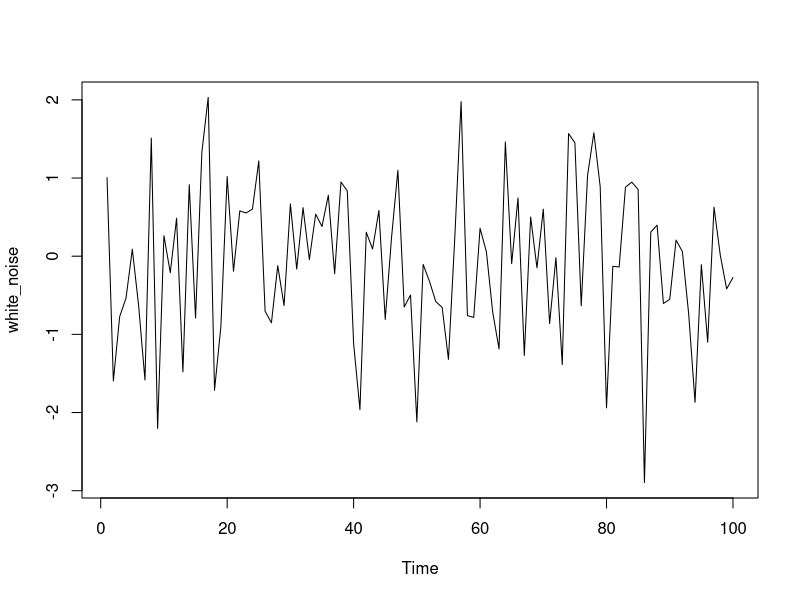
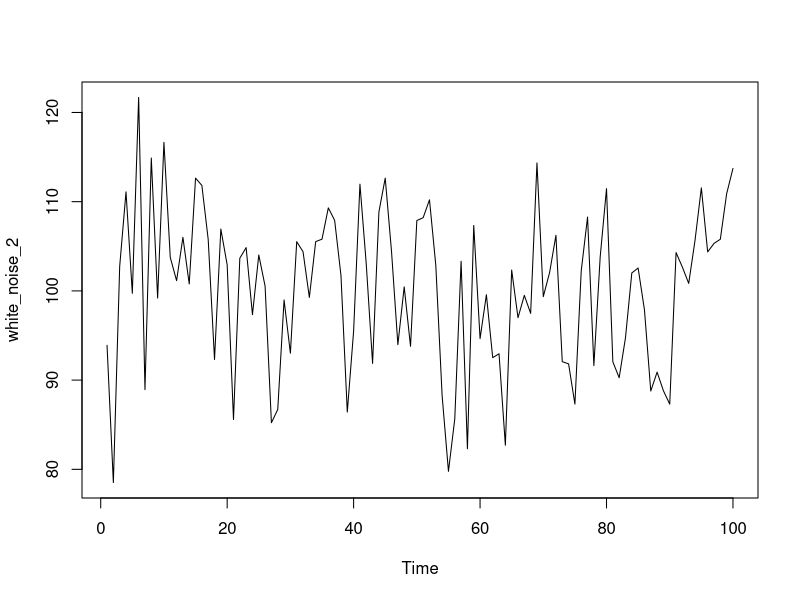
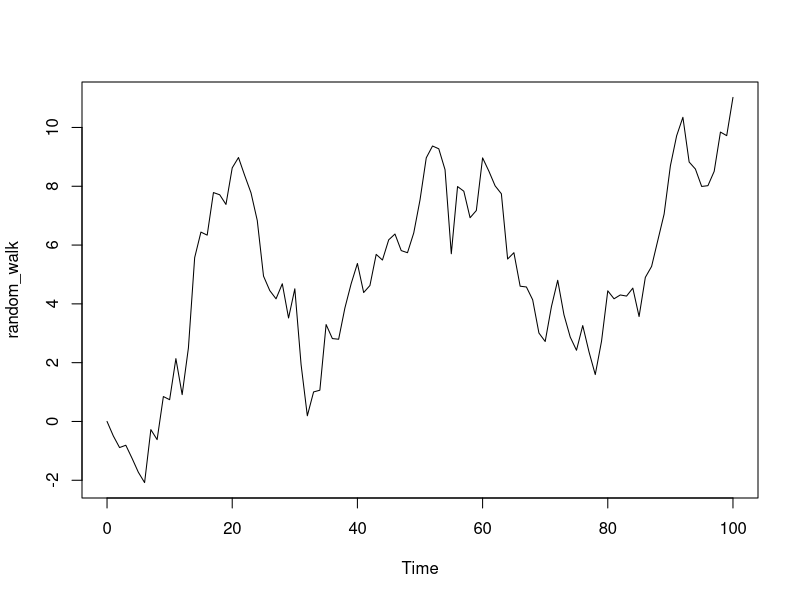
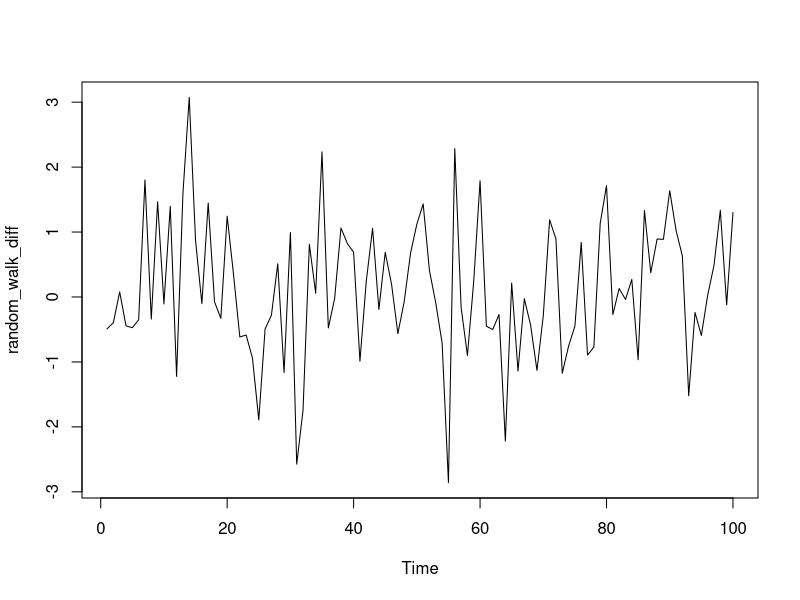
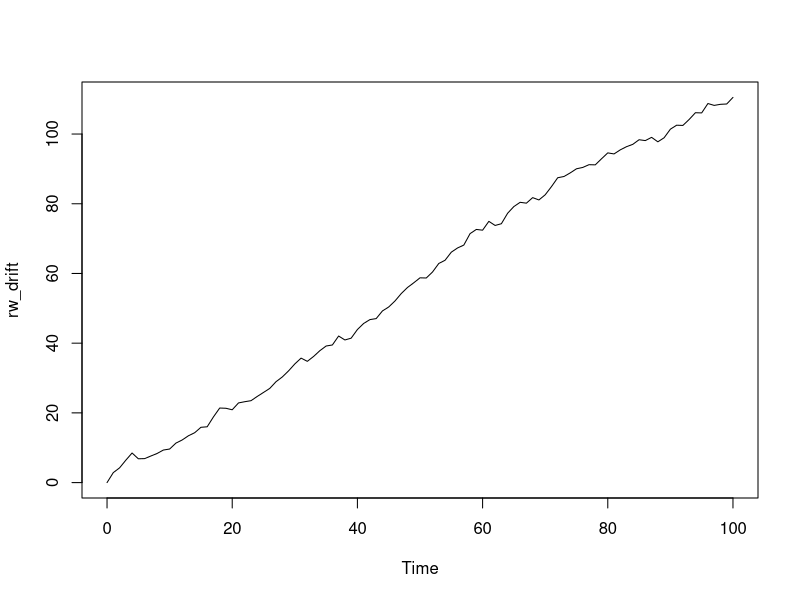
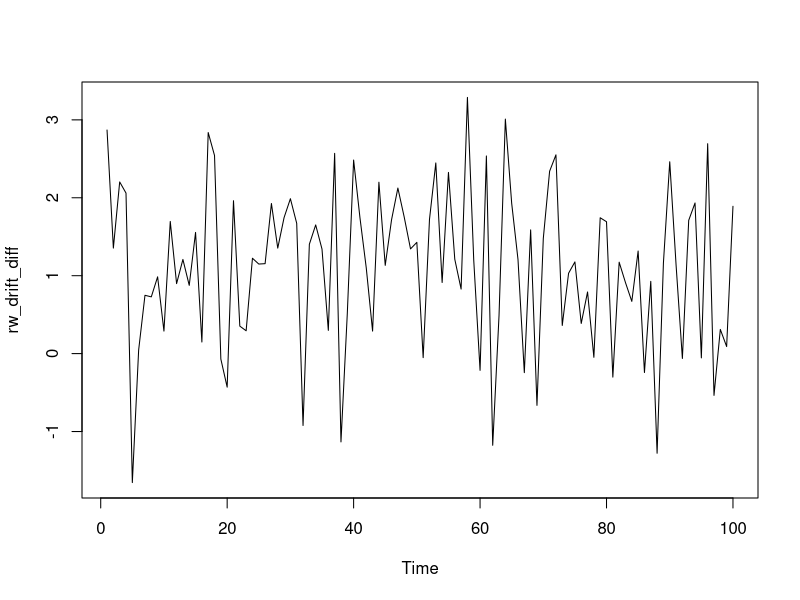
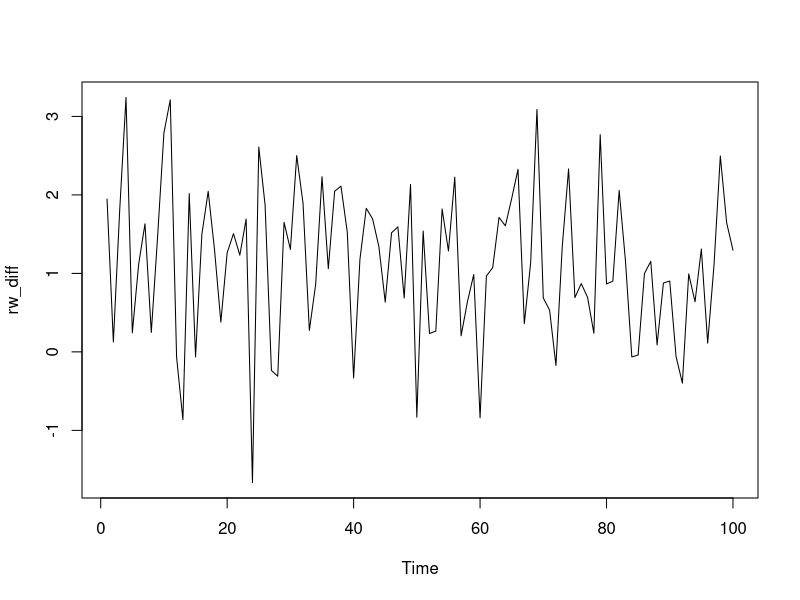
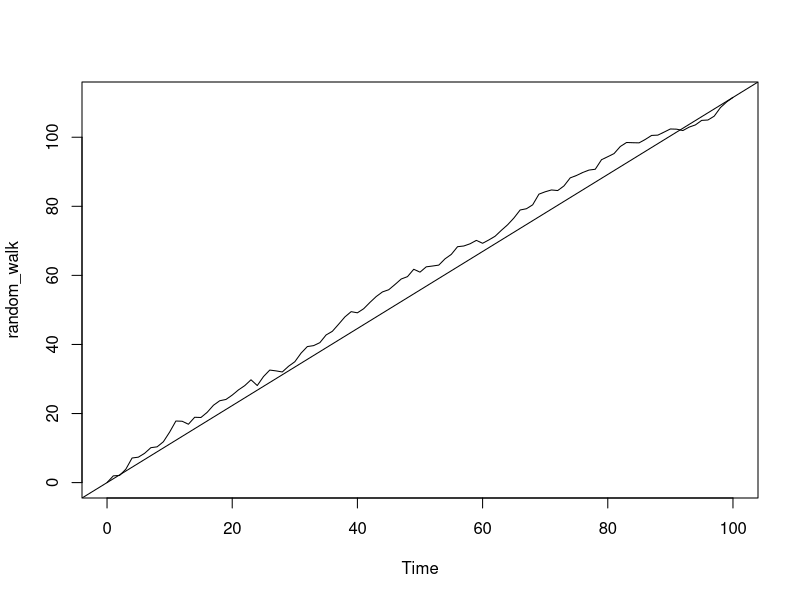

Write the R code that produced these figures, in order.
# Datacamp example time series on predicting the future

# Simulate white noise with 100 observations
white_noise <- arima.sim(model = list(order=c(0,0,0)), n =100)

# Plot your white_noise data
ts.plot(white_noise)

# Simulate from the WN model with: mean = 100, sd = 10
white_noise_2 <- arima.sim(model = list(order=c(0,0,0)), n = 100, mean = 100, sd = 10)

# Plot your white_noise_2 data
ts.plot(white_noise_2)
arima(white_noise, order = c(0, 0, 0))

# Generate a RW model using arima.sim
random_walk <- arima.sim(model = list(order = c(0,1,0)), n = 100)

# Plot random_walk
ts.plot(random_walk)

# Calculate the first difference series
random_walk_diff <- diff(random_walk)

# Plot random_walk_diff
ts.plot(random_walk_diff)

# Generate a RW model with a drift uing arima.sim
rw_drift <- arima.sim(model = list(order=c(0,1,0)), n = 100, mean = 1)

# Plot rw_drift
ts.plot(rw_drift)

# Calculate the first difference series
rw_drift_diff <- diff(rw_drift)

# Plot rw_drift_diff
ts.plot(rw_drift_diff)


random_walk <- arima.sim(model = list(order = c(0,1,0)), n = 100, mean=1)
# Difference your random_walk data
rw_diff <- diff(random_walk)

# Plot rw_diff
ts.plot(rw_diff)

# Now fit the WN model to the differenced data
model_wn <-arima(order = c(0,0,0), x = rw_diff)

# Store the value of the estimated time trend (intercept)
int_wn <- model_wn$coef

# Plot the original random_walk data
ts.plot(random_walk)

# Use abline(0, ...) to add time trend to the figure
abline(0, int_wn)




